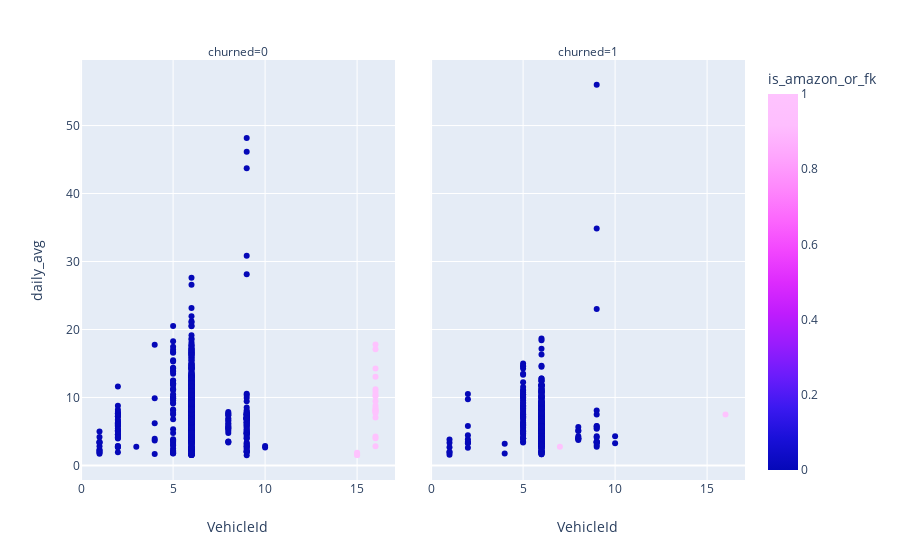

Here is the notebook cell this chart was saved with:
### Code cell
px.scatter(dataset, x='VehicleId', y='daily_avg', 
           color="is_amazon_or_fk", 
#            size="churned", size_max=20,
          hover_name="ID", 
           facet_col="churned", 
           log_x=False, log_y=False)

### Figure 1 — Plotly figure (JSON) as saved in the notebook; plotly's stock layout.template omitted (floating-point values rounded to 4 significant figures; data arrays with more than 128 entries replaced by an {"elided": "..."} marker saying what was removed)
{"data": [{"hoverlabel": {"namelength": 0}, "hovertemplate": "<b>%{hovertext}</b><br><br>churned=0<br>VehicleId=%{x}<br>daily_avg=%{y}<br>is_amazon_or_fk=%{marker.color}", "hovertext": {"elided": "598 int values"}, "legendgroup": "", "marker": {"cmax": 1, "cmin": 0, "color": {"elided": "598 int values"}, "colorbar": {"title": {"text": "is_amazon_or_fk"}}, "colorscale": [[0, "#0508b8"], [0.08333, "#1910d8"], [0.1667, "#3c19f0"], [0.25, "#6b1cfb"], [0.3333, "#981cfd"], [0.4167, "#bf1cfd"], [0.5, "#dd2bfd"], [0.5833, "#f246fe"], [0.6667, "#fc67fd"], [0.75, "#fe88fc"], [0.8333, "#fea5fd"], [0.9167, "#febefe"], [1, "#fec3fe"]], "showscale": true, "symbol": "circle"}, "mode": "markers", "name": "", "showlegend": false, "type": "scatter", "uid": "fd0db85f-8ee7-4686-b5d1-2fe1369859b9", "x": {"elided": "598 int values"}, "xaxis": "x", "y": {"elided": "598 float values"}, "yaxis": "y"}, {"hoverlabel": {"namelength": 0}, "hovertemplate": "<b>%{hovertext}</b><br><br>churned=1<br>VehicleId=%{x}<br>daily_avg=%{y}<br>is_amazon_or_fk=%{marker.color}", "hovertext": {"elided": "370 int values"}, "legendgroup": "", "marker": {"cmax": 1, "cmin": 0, "color": {"elided": "370 int values"}, "colorbar": {"title": {"text": "is_amazon_or_fk"}}, "colorscale": [[0, "#0508b8"], [0.08333, "#1910d8"], [0.1667, "#3c19f0"], [0.25, "#6b1cfb"], [0.3333, "#981cfd"], [0.4167, "#bf1cfd"], [0.5, "#dd2bfd"], [0.5833, "#f246fe"], [0.6667, "#fc67fd"], [0.75, "#fe88fc"], [0.8333, "#fea5fd"], [0.9167, "#febefe"], [1, "#fec3fe"]], "showscale": false, "symbol": "circle"}, "mode": "markers", "name": "", "showlegend": false, "type": "scatter", "uid": "79f97504-eb81-4246-bac4-ae37fb0a1ef8", "x": {"elided": "370 int values"}, "xaxis": "x2", "y": {"elided": "370 float values"}, "yaxis": "y"}], "layout": {"annotations": [{"showarrow": false, "text": "churned=0", "textangle": 0, "x": 0.2368, "xanchor": "center", "xref": "paper", "y": 1.02, "yanchor": "middle", "yref": "paper"}, {"showarrow": false, "text": "churned=1", "textangle": 0, "x": 0.7632, "xanchor": "center", "xref": "paper", "y": 1.02, "yanchor": "middle", "yref": "paper"}], "autosize": true, "dragmode": "zoom", "grid": {"xaxes": ["x", "x2"], "xgap": 0.1, "xside": "bottom", "yaxes": ["y"], "ygap": 0.1, "yside": "left"}, "legend": {"tracegroupgap": 0}, "margin": {"t": 60}, "xaxis": {"autorange": true, "range": [0.0005247, 17.0], "title": {"text": "VehicleId"}, "type": "linear"}, "xaxis2": {"autorange": true, "matches": "x", "range": [0.0005247, 17.0], "title": {"text": "VehicleId"}, "type": "linear"}, "yaxis": {"autorange": true, "range": [-2.716, 60.22], "title": {"text": "daily_avg"}, "type": "linear"}}}
